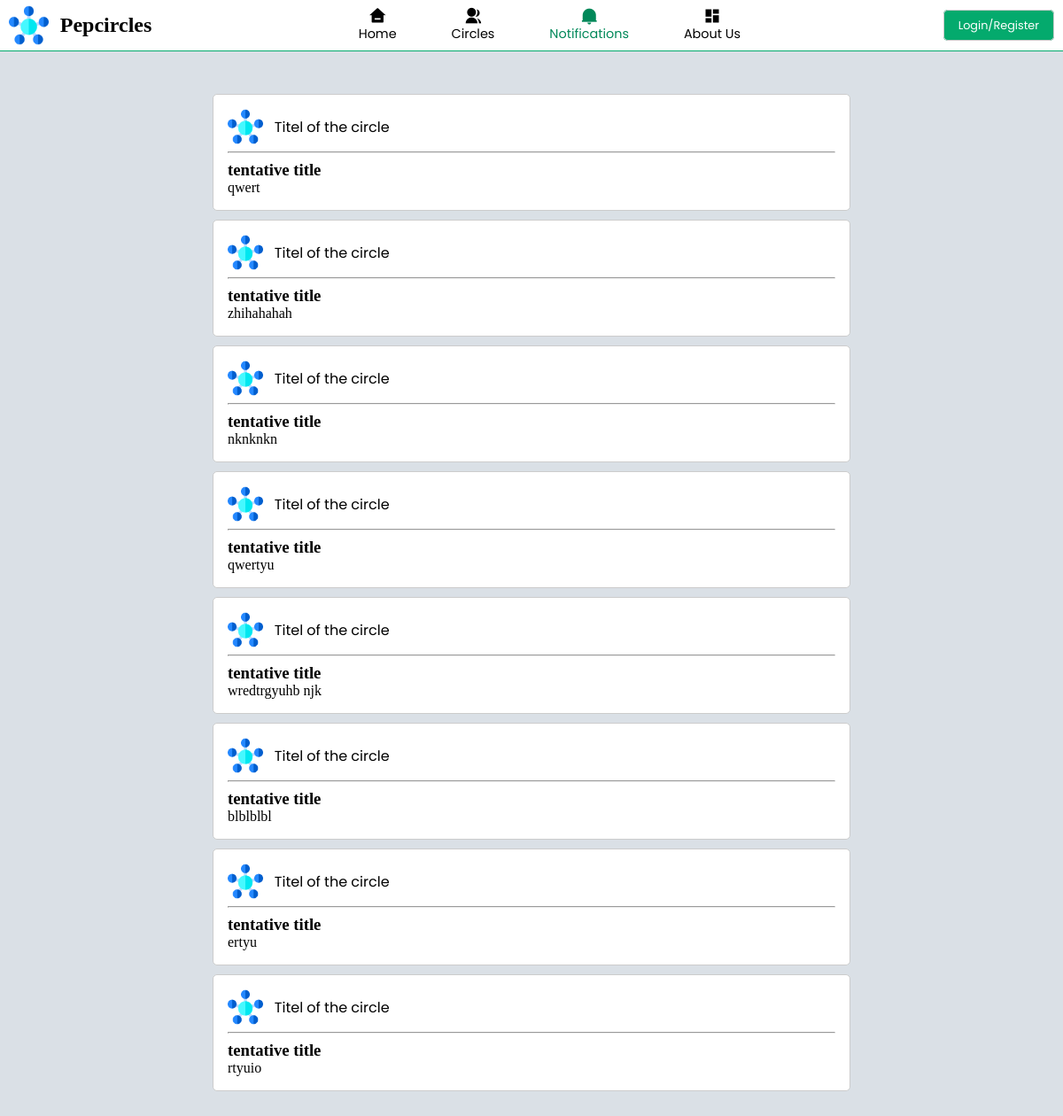
The page /pages/notifications.php on the database its author committed.
### tables this page shows
CREATE TABLE `posts` (
  `post_id` int(11) NOT NULL,
  `time` time(6) NOT NULL,
  `date` date NOT NULL,
  `user_id` varchar(256) NOT NULL,
  `circleId` int(11) NOT NULL,
  `title` varchar(3000) NOT NULL,
  `content` longtext NOT NULL,
  `postType` int(11) NOT NULL DEFAULT 0
);

### pages/back/database_connection.php (called while the page is built, shortened)
<?php
include "connection.php";
$sql2 = "SELECT *
            FROM posts
            ORDER BY post_id DESC
            LIMIT 8";
$res2 = mysqli_query($conn, $sql2);
?>

### pages/notifications.php (the view, shortened to what this page needs)
<?php
include "back/database_connection.php";
?>
<!DOCTYPE html>
<html lang="en">
<head>
    <link rel="stylesheet" href="../css/index.css">
    <link rel="stylesheet" href="../css/notify.css">
</head>
<body>
    <?php include "navbar.php"; ?>
    <div class="notify">
    <div class="posts">
                <?php
                if (mysqli_num_rows($res2) > 0) {
                    while ($row2 = mysqli_fetch_assoc($res2)) {
                ?>
                        <div class="ind_post">
                            <div class="head_post">
                                <img src="/collageCommunity/images/logo.png" alt="">
                                <span>Titel of the circle</span>
                            </div>
                            <hr>
                            <h3><?php echo $row2['title']; ?></h3>
                            <p><?php echo $row2['content']; ?></p>
                        </div>
                <?php }
                } ?>
            </div>
        </div>
</body>
</html>

### css/index.css (style rules this page uses)
.ind_post { margin: 10px 0 10px 0; border: 1px #ccc solid; background-color: white; border-radius: 5px; padding: 1rem; }
.ind_post hr { margin-block: 0.5rem; height: 1px; background-color: #04AA6D; }
.head_post { display: flex; align-items: center; }
.head_post span { margin-left: 0.8rem; font-family: 'Poppins'; }
.head_post img { width: 40px; height: 40px; }

### css/notify.css (style rules this page uses)
.notify { display: block; width: 60%; margin: 3rem auto; }

### css/navbar1.css (style rules this page uses)
* { list-style: none; margin: 0px; padding: 0px; text-decoration: none; box-sizing: border-box; }
body { background-color: #DAE0E6; }

### rows shown on the page
posts: title "tentative title", content "qwert"
posts: title "tentative title", content "zhihahahah"
posts: title "tentative title", content "nknknkn"
posts: title "tentative title", content "qwertyu"
posts: title "tentative title", content "wredtrgyuhb njk"
posts: title "tentative title", content "blblblbl"
posts: title "tentative title", content "ertyu"
posts: title "tentative title", content "rtyuio"
